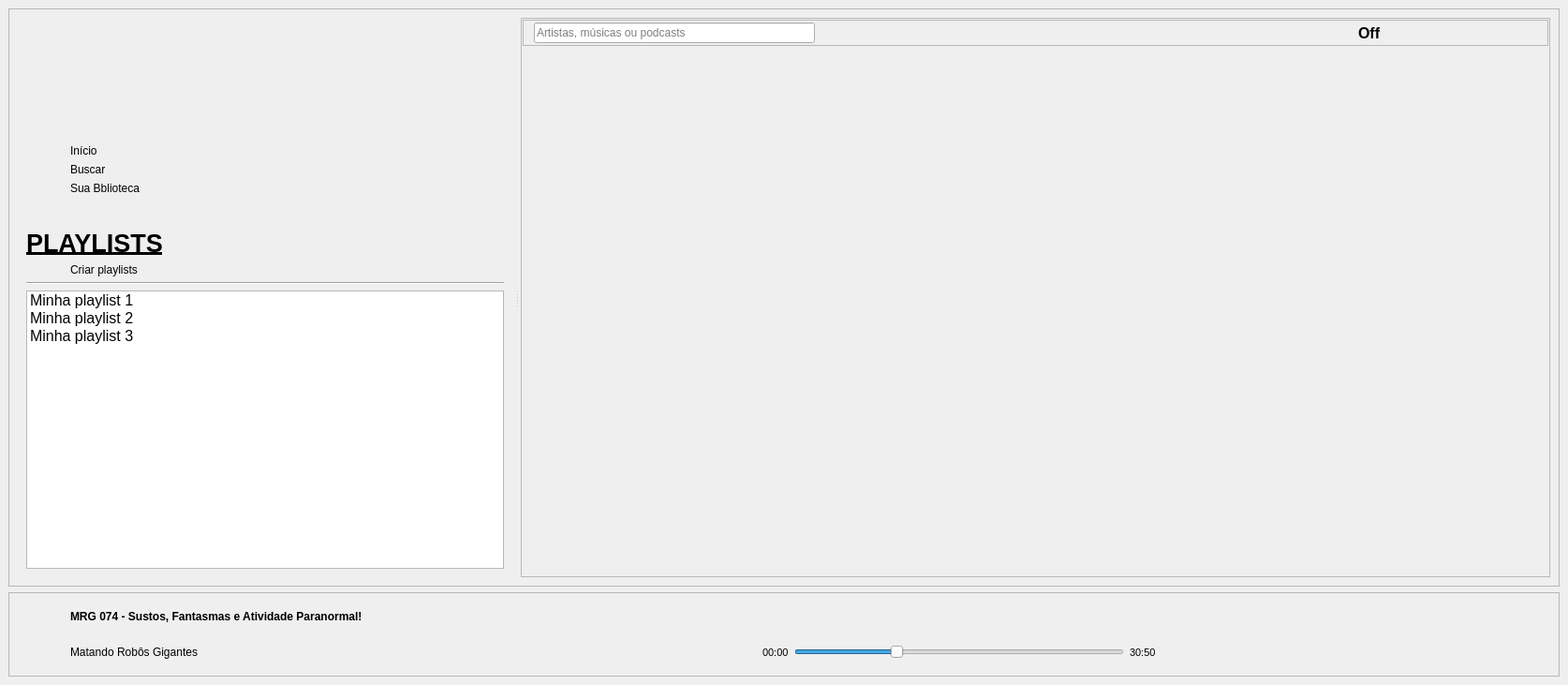
<?xml version="1.0" encoding="UTF-8"?>
<ui version="4.0">
 <class>MainWindow</class>
 <widget class="QMainWindow" name="MainWindow">
  <property name="geometry">
   <rect>
    <x>0</x>
    <y>0</y>
    <width>1674</width>
    <height>731</height>
   </rect>
  </property>
  <property name="windowTitle">
   <string>Jpotify</string>
  </property>
  <widget class="QWidget" name="centralwidget">
   <layout class="QVBoxLayout" name="verticalLayout_3">
    <item>
     <widget class="QFrame" name="frmContents">
      <property name="frameShape">
       <enum>QFrame::StyledPanel</enum>
      </property>
      <property name="frameShadow">
       <enum>QFrame::Raised</enum>
      </property>
      <layout class="QHBoxLayout" name="horizontalLayout_4">
       <item>
        <widget class="QSplitter" name="splitter">
         <property name="minimumSize">
          <size>
           <width>0</width>
           <height>0</height>
          </size>
         </property>
         <property name="sizeIncrement">
          <size>
           <width>10</width>
           <height>0</height>
          </size>
         </property>
         <property name="baseSize">
          <size>
           <width>50</width>
           <height>0</height>
          </size>
         </property>
         <property name="mouseTracking">
          <bool>false</bool>
         </property>
         <property name="lineWidth">
          <number>0</number>
         </property>
         <property name="orientation">
          <enum>Qt::Horizontal</enum>
         </property>
         <property name="handleWidth">
          <number>9</number>
         </property>
         <widget class="QFrame" name="frameHMenu">
          <property name="sizePolicy">
           <sizepolicy hsizetype="Preferred" vsizetype="Preferred">
            <horstretch>0</horstretch>
            <verstretch>0</verstretch>
           </sizepolicy>
          </property>
          <property name="minimumSize">
           <size>
            <width>320</width>
            <height>0</height>
           </size>
          </property>
          <property name="maximumSize">
           <size>
            <width>640</width>
            <height>16777215</height>
           </size>
          </property>
          <layout class="QVBoxLayout" name="verticalLayout_2">
           <item>
            <widget class="QLabel" name="lblLogo">
             <property name="minimumSize">
              <size>
               <width>200</width>
               <height>100</height>
              </size>
             </property>
             <property name="maximumSize">
              <size>
               <width>250</width>
               <height>100</height>
              </size>
             </property>
             <property name="text">
              <string/>
             </property>
             <property name="pixmap">
              <pixmap>../resources/images/png/logo.png</pixmap>
             </property>
             <property name="scaledContents">
              <bool>false</bool>
             </property>
             <property name="alignment">
              <set>Qt::AlignLeading|Qt::AlignLeft|Qt::AlignTop</set>
             </property>
             <property name="margin">
              <number>3</number>
             </property>
            </widget>
           </item>
           <item>
            <widget class="QLabel" name="label">
             <property name="text">
              <string/>
             </property>
             <property name="pixmap">
              <pixmap resource="../icons.qrc">:/resources/images/png/playBtn42.png</pixmap>
             </property>
            </widget>
           </item>
           <item>
            <layout class="QHBoxLayout" name="hlInicio">
             <property name="spacing">
              <number>15</number>
             </property>
             <item>
              <widget class="QLabel" name="lblImgInicio">
               <property name="enabled">
                <bool>true</bool>
               </property>
               <property name="maximumSize">
                <size>
                 <width>32</width>
                 <height>32</height>
                </size>
               </property>
               <property name="autoFillBackground">
                <bool>false</bool>
               </property>
               <property name="styleSheet">
                <string notr="true"/>
               </property>
               <property name="text">
                <string/>
               </property>
               <property name="pixmap">
                <pixmap resource="../icons.qrc">:/resources/images/png/home.png</pixmap>
               </property>
               <property name="scaledContents">
                <bool>false</bool>
               </property>
              </widget>
             </item>
             <item>
              <widget class="QLabel" name="lblInicio">
               <property name="enabled">
                <bool>true</bool>
               </property>
               <property name="autoFillBackground">
                <bool>false</bool>
               </property>
               <property name="styleSheet">
                <string notr="true">:hover{background:#90d4b0}</string>
               </property>
               <property name="text">
                <string>Início</string>
               </property>
              </widget>
             </item>
            </layout>
           </item>
           <item>
            <layout class="QHBoxLayout" name="hlInicio_2">
             <property name="spacing">
              <number>15</number>
             </property>
             <item>
              <widget class="QLabel" name="lblImgBusca">
               <property name="enabled">
                <bool>true</bool>
               </property>
               <property name="maximumSize">
                <size>
                 <width>32</width>
                 <height>32</height>
                </size>
               </property>
               <property name="autoFillBackground">
                <bool>false</bool>
               </property>
               <property name="styleSheet">
                <string notr="true">:hover{background:#90d4b0}</string>
               </property>
               <property name="text">
                <string/>
               </property>
               <property name="pixmap">
                <pixmap resource="../icons.qrc">:/resources/images/png/buscar.png</pixmap>
               </property>
               <property name="scaledContents">
                <bool>false</bool>
               </property>
              </widget>
             </item>
             <item>
              <widget class="QLabel" name="lblBuscar">
               <property name="autoFillBackground">
                <bool>false</bool>
               </property>
               <property name="styleSheet">
                <string notr="true">:hover{background:#90d4b0}</string>
               </property>
               <property name="text">
                <string>Buscar</string>
               </property>
              </widget>
             </item>
            </layout>
           </item>
           <item>
            <layout class="QHBoxLayout" name="hlInicio_3">
             <property name="spacing">
              <number>15</number>
             </property>
             <item>
              <widget class="QLabel" name="lblImgBiblioteca">
               <property name="enabled">
                <bool>true</bool>
               </property>
               <property name="maximumSize">
                <size>
                 <width>32</width>
                 <height>32</height>
                </size>
               </property>
               <property name="autoFillBackground">
                <bool>false</bool>
               </property>
               <property name="styleSheet">
                <string notr="true">:hover{background:#90d4b0}</string>
               </property>
               <property name="text">
                <string/>
               </property>
               <property name="pixmap">
                <pixmap resource="../icons.qrc">:/resources/images/png/biblioteca.png</pixmap>
               </property>
               <property name="scaledContents">
                <bool>false</bool>
               </property>
              </widget>
             </item>
             <item>
              <widget class="QLabel" name="lblBiblioteca">
               <property name="autoFillBackground">
                <bool>false</bool>
               </property>
               <property name="styleSheet">
                <string notr="true">:hover{background:#90d4b0}</string>
               </property>
               <property name="text">
                <string>Sua Bblioteca</string>
               </property>
              </widget>
             </item>
            </layout>
           </item>
           <item>
            <spacer name="verticalSpacer">
             <property name="orientation">
              <enum>Qt::Vertical</enum>
             </property>
             <property name="sizeType">
              <enum>QSizePolicy::Fixed</enum>
             </property>
             <property name="sizeHint" stdset="0">
              <size>
               <width>20</width>
               <height>30</height>
              </size>
             </property>
            </spacer>
           </item>
           <item>
            <widget class="QLabel" name="lblPlayLists">
             <property name="enabled">
              <bool>true</bool>
             </property>
             <property name="font">
              <font>
               <pointsize>20</pointsize>
               <weight>75</weight>
               <bold>true</bold>
               <underline>true</underline>
              </font>
             </property>
             <property name="text">
              <string>PLAYLISTS</string>
             </property>
            </widget>
           </item>
           <item>
            <layout class="QHBoxLayout" name="hlInicio_4">
             <property name="spacing">
              <number>15</number>
             </property>
             <item>
              <widget class="QLabel" name="lblImgAddPlaylist">
               <property name="enabled">
                <bool>true</bool>
               </property>
               <property name="maximumSize">
                <size>
                 <width>32</width>
                 <height>32</height>
                </size>
               </property>
               <property name="autoFillBackground">
                <bool>false</bool>
               </property>
               <property name="styleSheet">
                <string notr="true">:hover{background:#90d4b0}</string>
               </property>
               <property name="text">
                <string/>
               </property>
               <property name="pixmap">
                <pixmap resource="../icons.qrc">:/resources/images/png/new_playlist.png</pixmap>
               </property>
               <property name="scaledContents">
                <bool>false</bool>
               </property>
              </widget>
             </item>
             <item>
              <widget class="QLabel" name="lblCriarPlaylist">
               <property name="autoFillBackground">
                <bool>false</bool>
               </property>
               <property name="styleSheet">
                <string notr="true">:hover{background:#90d4b0}</string>
               </property>
               <property name="text">
                <string>Criar playlists</string>
               </property>
              </widget>
             </item>
            </layout>
           </item>
           <item>
            <widget class="Line" name="lineSeparaPlaylist">
             <property name="orientation">
              <enum>Qt::Horizontal</enum>
             </property>
            </widget>
           </item>
           <item>
            <widget class="QListWidget" name="lvPlaylists">
             <property name="font">
              <font>
               <pointsize>12</pointsize>
              </font>
             </property>
             <item>
              <property name="text">
               <string>Minha playlist 1</string>
              </property>
             </item>
             <item>
              <property name="text">
               <string>Minha playlist 2</string>
              </property>
             </item>
             <item>
              <property name="text">
               <string>Minha playlist 3</string>
              </property>
             </item>
            </widget>
           </item>
          </layout>
         </widget>
         <widget class="QFrame" name="frameContent">
          <property name="frameShape">
           <enum>QFrame::StyledPanel</enum>
          </property>
          <property name="frameShadow">
           <enum>QFrame::Plain</enum>
          </property>
          <property name="lineWidth">
           <number>0</number>
          </property>
          <layout class="QVBoxLayout" name="verticalLayout">
           <property name="spacing">
            <number>1</number>
           </property>
           <property name="leftMargin">
            <number>1</number>
           </property>
           <property name="topMargin">
            <number>1</number>
           </property>
           <property name="rightMargin">
            <number>1</number>
           </property>
           <property name="bottomMargin">
            <number>1</number>
           </property>
           <item>
            <widget class="QFrame" name="frameTopMenu">
             <property name="sizePolicy">
              <sizepolicy hsizetype="Expanding" vsizetype="Preferred">
               <horstretch>0</horstretch>
               <verstretch>0</verstretch>
              </sizepolicy>
             </property>
             <property name="frameShape">
              <enum>QFrame::StyledPanel</enum>
             </property>
             <property name="frameShadow">
              <enum>QFrame::Plain</enum>
             </property>
             <property name="lineWidth">
              <number>0</number>
             </property>
             <layout class="QHBoxLayout" name="horizontalLayout_3">
              <property name="spacing">
               <number>2</number>
              </property>
              <property name="leftMargin">
               <number>2</number>
              </property>
              <property name="topMargin">
               <number>2</number>
              </property>
              <property name="rightMargin">
               <number>2</number>
              </property>
              <property name="bottomMargin">
               <number>2</number>
              </property>
              <item>
               <widget class="QLabel" name="lblIconSearch">
                <property name="text">
                 <string/>
                </property>
                <property name="pixmap">
                 <pixmap resource="../icons.qrc">:/resources/images/png/buscar.png</pixmap>
                </property>
               </widget>
              </item>
              <item>
               <widget class="QLineEdit" name="edtSearch">
                <property name="minimumSize">
                 <size>
                  <width>300</width>
                  <height>0</height>
                 </size>
                </property>
                <property name="maximumSize">
                 <size>
                  <width>200</width>
                  <height>16777215</height>
                 </size>
                </property>
                <property name="toolTip">
                 <string>Pesquise: Artistas, músicas ou podcasts</string>
                </property>
                <property name="placeholderText">
                 <string>Artistas, músicas ou podcasts</string>
                </property>
                <property name="clearButtonEnabled">
                 <bool>true</bool>
                </property>
               </widget>
              </item>
              <item>
               <spacer name="spacerHTopMenu">
                <property name="orientation">
                 <enum>Qt::Horizontal</enum>
                </property>
                <property name="sizeHint" stdset="0">
                 <size>
                  <width>40</width>
                  <height>20</height>
                 </size>
                </property>
               </spacer>
              </item>
              <item>
               <widget class="QLabel" name="lblIconUser">
                <property name="text">
                 <string/>
                </property>
                <property name="pixmap">
                 <pixmap resource="../icons.qrc">:/resources/images/png/user.png</pixmap>
                </property>
               </widget>
              </item>
              <item>
               <widget class="QLabel" name="lblLoggedUser">
                <property name="minimumSize">
                 <size>
                  <width>200</width>
                  <height>0</height>
                 </size>
                </property>
                <property name="font">
                 <font>
                  <pointsize>12</pointsize>
                  <weight>75</weight>
                  <bold>true</bold>
                 </font>
                </property>
                <property name="autoFillBackground">
                 <bool>false</bool>
                </property>
                <property name="styleSheet">
                 <string notr="true"/>
                </property>
                <property name="text">
                 <string>Off</string>
                </property>
                <property name="alignment">
                 <set>Qt::AlignLeading|Qt::AlignLeft|Qt::AlignVCenter</set>
                </property>
                <property name="margin">
                 <number>5</number>
                </property>
               </widget>
              </item>
             </layout>
            </widget>
           </item>
           <item>
            <widget class="QStackedWidget" name="stackedWidget">
             <property name="minimumSize">
              <size>
               <width>0</width>
               <height>0</height>
              </size>
             </property>
             <property name="currentIndex">
              <number>0</number>
             </property>
             <widget class="QWidget" name="pageLogin"/>
             <widget class="QWidget" name="pageBusca"/>
            </widget>
           </item>
          </layout>
         </widget>
        </widget>
       </item>
      </layout>
     </widget>
    </item>
    <item>
     <widget class="QFrame" name="frmPlayer">
      <property name="maximumSize">
       <size>
        <width>16777215</width>
        <height>90</height>
       </size>
      </property>
      <property name="frameShape">
       <enum>QFrame::StyledPanel</enum>
      </property>
      <property name="frameShadow">
       <enum>QFrame::Raised</enum>
      </property>
      <layout class="QHBoxLayout" name="horizontalLayout">
       <item>
        <layout class="QHBoxLayout" name="layHMusicaAtual">
         <item>
          <widget class="QLabel" name="lblImgTocando">
           <property name="minimumSize">
            <size>
             <width>50</width>
             <height>50</height>
            </size>
           </property>
           <property name="maximumSize">
            <size>
             <width>60</width>
             <height>60</height>
            </size>
           </property>
           <property name="text">
            <string/>
           </property>
           <property name="pixmap">
            <pixmap resource="../icons.qrc">:/resources/images/png/playlist.png</pixmap>
           </property>
           <property name="scaledContents">
            <bool>true</bool>
           </property>
          </widget>
         </item>
         <item>
          <layout class="QVBoxLayout" name="layTocando">
           <item>
            <widget class="QLabel" name="lblMusicaAtual">
             <property name="font">
              <font>
               <weight>75</weight>
               <bold>true</bold>
              </font>
             </property>
             <property name="text">
              <string>MRG 074 - Sustos, Fantasmas e Atividade Paranormal!</string>
             </property>
             <property name="scaledContents">
              <bool>false</bool>
             </property>
            </widget>
           </item>
           <item>
            <widget class="QLabel" name="lblAlbumAtual">
             <property name="text">
              <string>Matando Robôs Gigantes</string>
             </property>
            </widget>
           </item>
          </layout>
         </item>
        </layout>
       </item>
       <item>
        <spacer name="horizontalSpacer">
         <property name="orientation">
          <enum>Qt::Horizontal</enum>
         </property>
         <property name="sizeHint" stdset="0">
          <size>
           <width>40</width>
           <height>20</height>
          </size>
         </property>
        </spacer>
       </item>
       <item>
        <layout class="QVBoxLayout" name="verticalLayout_4">
         <item>
          <layout class="QHBoxLayout" name="layPlay">
           <property name="spacing">
            <number>10</number>
           </property>
           <property name="leftMargin">
            <number>5</number>
           </property>
           <property name="rightMargin">
            <number>5</number>
           </property>
           <item>
            <widget class="QLabel" name="lblBack">
             <property name="text">
              <string/>
             </property>
             <property name="pixmap">
              <pixmap resource="../icons.qrc">:/resources/images/png/back.png</pixmap>
             </property>
             <property name="scaledContents">
              <bool>false</bool>
             </property>
             <property name="alignment">
              <set>Qt::AlignCenter</set>
             </property>
             <property name="wordWrap">
              <bool>false</bool>
             </property>
            </widget>
           </item>
           <item>
            <widget class="QLabel" name="lblplay">
             <property name="text">
              <string/>
             </property>
             <property name="pixmap">
              <pixmap resource="../icons.qrc">:/resources/images/png/playBtn42.png</pixmap>
             </property>
             <property name="scaledContents">
              <bool>false</bool>
             </property>
             <property name="alignment">
              <set>Qt::AlignCenter</set>
             </property>
             <property name="wordWrap">
              <bool>false</bool>
             </property>
            </widget>
           </item>
           <item>
            <widget class="QLabel" name="lbNext">
             <property name="text">
              <string/>
             </property>
             <property name="pixmap">
              <pixmap resource="../icons.qrc">:/resources/images/png/next.png</pixmap>
             </property>
             <property name="scaledContents">
              <bool>false</bool>
             </property>
             <property name="alignment">
              <set>Qt::AlignCenter</set>
             </property>
             <property name="wordWrap">
              <bool>false</bool>
             </property>
            </widget>
           </item>
          </layout>
         </item>
         <item>
          <layout class="QHBoxLayout" name="horizontalLayout_2">
           <item>
            <widget class="QLabel" name="lblCurrentTime">
             <property name="font">
              <font>
               <pointsize>8</pointsize>
              </font>
             </property>
             <property name="text">
              <string>00:00</string>
             </property>
            </widget>
           </item>
           <item>
            <widget class="QSlider" name="playbar">
             <property name="value">
              <number>30</number>
             </property>
             <property name="orientation">
              <enum>Qt::Horizontal</enum>
             </property>
             <property name="invertedAppearance">
              <bool>false</bool>
             </property>
             <property name="invertedControls">
              <bool>false</bool>
             </property>
             <property name="tickPosition">
              <enum>QSlider::NoTicks</enum>
             </property>
            </widget>
           </item>
           <item>
            <widget class="QLabel" name="lblTotalTime">
             <property name="font">
              <font>
               <pointsize>8</pointsize>
              </font>
             </property>
             <property name="text">
              <string>30:50</string>
             </property>
            </widget>
           </item>
          </layout>
         </item>
        </layout>
       </item>
       <item>
        <spacer name="horizontalSpacer_2">
         <property name="orientation">
          <enum>Qt::Horizontal</enum>
         </property>
         <property name="sizeHint" stdset="0">
          <size>
           <width>40</width>
           <height>20</height>
          </size>
         </property>
        </spacer>
       </item>
      </layout>
     </widget>
    </item>
   </layout>
  </widget>
  <widget class="QMenuBar" name="menubar">
   <property name="geometry">
    <rect>
     <x>0</x>
     <y>0</y>
     <width>1674</width>
     <height>21</height>
    </rect>
   </property>
  </widget>
 </widget>
 <resources>
  <include location="../icons.qrc"/>
 </resources>
 <connections/>
</ui>
